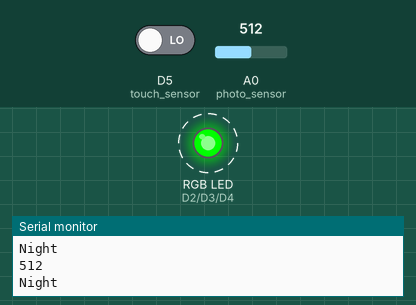
Recording of a sketch running on a simulated ESP8266 (NodeMCU). Shown: an RGB LED mixed from three pins (HIGH = lit), the last lines printed to the serial monitor. Dashed ring = blinking. The inputs (shaded band) are chosen by the test bench; at power-on: A0 (photo_sensor) = 512, D5 (touch_sensor) LOW.

Above: at 2.3 s.
2.4 s: A0 (photo_sensor) set to 540
5.9 s: A0 (photo_sensor) set to 568
At 6.6 s:
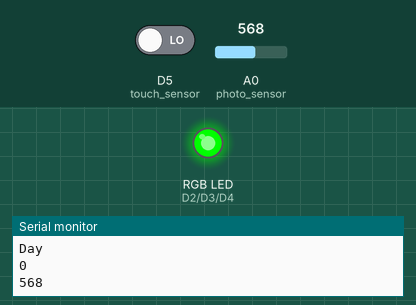
8.0 s: A0 (photo_sensor) set to 511
At 8.4 s:
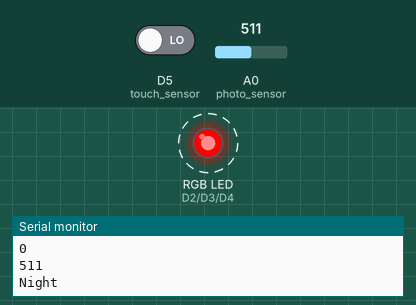
12.0 s: A0 (photo_sensor) set to 560
At 12.4 s:
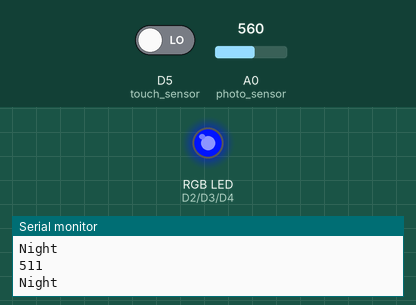
Timing chart, 0 to 15.0 s (numbered marks = the images above; inputs shaded):
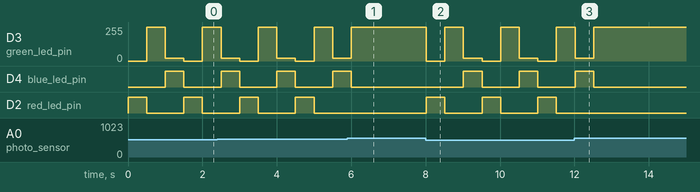

Measured:
- the behaviour switches between 550 and 551 on A0 (photo_sensor) (found by bisection; images 0 and 1)
- after the input at 5.9 s, D4 (blue_led_pin): goes on until 6.0 s, then stays LOW; D2 (red_led_pin): stays LOW (without the input it goes to HIGH after 0.10 s)
- after the input at 8.0 s, D3 (green_led_pin): 255/255 → 0/255 at once, then repeats every 1.5 s: 255/255 0.50 s, 20/255 0.50 s, 0/255 0.50 s; D4 (blue_led_pin): alternates HIGH for 0.50 s and LOW for 1.0 s, starting after 1.0 s; D2 (red_led_pin): alternates HIGH for 0.50 s and LOW for 1.0 s, starting at once
- after the input at 12.0 s, D4 (blue_led_pin): goes on until 12.5 s, then stays LOW; D2 (red_led_pin): stops changing and stays LOW
- by itself, D4 (blue_led_pin), D2 (red_led_pin): alternates HIGH for 0.50 s and LOW for 1.0 s

The sketch:

smart_chair_part1.ino
```cpp
//assign digital pins
const int red_led_pin= D2;
const int green_led_pin = D3;
const int blue_led_pin = D4;
const int touch_sensor= D5;

//analog pin
const int photo_sensor= A0;

// initial values for variables
int chair_busy;

int photoValue = 0;
int photoThreshold = 550;


void setup() {

  // put your setup code here, to run once:
  //set LED as INPUT
  pinMode(red_led_pin,OUTPUT);
  pinMode(green_led_pin,OUTPUT);
  pinMode(blue_led_pin,OUTPUT);
  //SET sendors as INPUT
  pinMode(touch_sensor,INPUT);
  pinMode(photo_sensor,INPUT);

//start the serial to debug
  Serial.begin(9600);
}

void loop() {
  // put your main code here, to run repeatedly:
  ////////original
  if(isNight()) {

    lightShow();//cycles RGB

  } else {

    chairSignal();
  }

 ///////for test signal
  // chairSignal();
}

void rgbLed(int red_led_amount, int green_led_amount, int blue_led_amount) {
  //parameters 0-255
  analogWrite(red_led_pin, red_led_amount);
  analogWrite(green_led_pin, green_led_amount);
  analogWrite(blue_led_pin, blue_led_amount);
}


void chairSignal() {


  chair_busy = digitalRead(touch_sensor);//0 or 1
  Serial.println(chair_busy);

  if(chair_busy) {
    rgbLed(255,0,0);
  } else {
    rgbLed(0,255,0);
  }


}

bool isNight() {

  photoValue = analogRead(photo_sensor);
   //A0 photoregister value 0-2023

  Serial.println(photoValue);

  if(photoValue > photoThreshold) {
    Serial.println("Day");
    return false;
  }
  Serial.println("Night");
  return true;

}


void lightShow() {

  rgbLed(255,0,0);
  delay(500);
  rgbLed(0,255,0);
  delay(500);
  rgbLed(0,20,255);
  delay(500);

}
```
